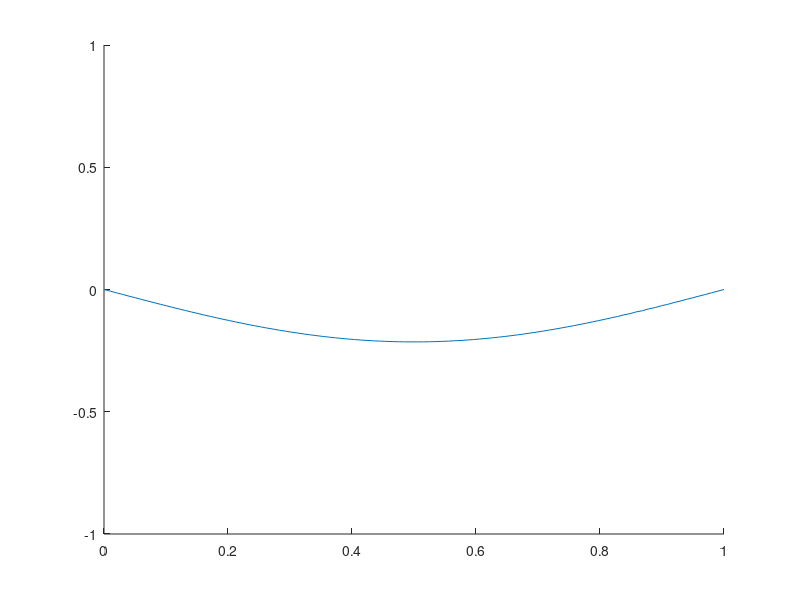

This figure's MATLAB source:
function wavesim
%Simulation of a Sine Wave oscillating with the Wave Equation in Discrete Space
%Breaks up a "String" into chunks and simulates the movement of the
%discrete chunks using ODE45.
%Inputs: None, Outputs: None
%
%by Nick Eyre (neyre@students.olin.edu) - May 1, 2012

%System Parameters
n = 100;    %Number of "Chunks"
l = 1;      %Length of String
lambda = 1;      %Lambda
tension = 2;    %Tension
A = 1;          %Amplitude
humps = 1;      %Humps in Wave

%Simulation Parameters
TimeStep = .025;
SimTime = 20;
pause_after_frame = 1;

%Set Initial Conditions and define h(x,0) and h_dot(x,0)
X = linspace(0,l,n)';   %Column Vector of X Positions of "Chunks"
Hi = A*sin(humps*pi*X/l);
Vi = zeros(n,1);        %Column Vector of Initial Velcities of "Chunks"
Lambda = lambda*ones(n,1);

%Run Simulation & Animate
Initial = [Hi;Vi];
Time = [0:TimeStep:SimTime];
[T,U]=ode45(@diffeq,Time,Initial);
animate(T,U);

function out=diffeq(T,U)
%Calculates Differential Equations for the Wave
    %Unpack Input Vector
    H = U(1:n);
    V = U(n+1:end);

    %Setup Derivative Vectors
    H_Dot = V;
    V_Dot = zeros(n,1);
    
    %Calculate Second Derivatives
    for i=[2:n-1]
        V_Dot(i)=tension/Lambda(i)*(H(i-1)-2*H(i)+H(i+1))/(l/n)^2;
    end

    %Return Output Vector
    out = [H_Dot;V_Dot];      
end

function animate(T,U)
    %Unpack Input Vector
    H = U(:,1:n);
        
    %Set Axes
    minmax = abs(max(max(H)));
    minmax = [0,l,-minmax,minmax];
        
        %Steps Through Each Time Step and Plot Frame
        for i=1:length(T)
            
            %Setup Graph
            clf;
            axis(minmax);
            hold on;
            
            plot(X,H(i,:));
            
            %If Pause is Enabled, Pause Between Frames
            if(pause_after_frame == 1)
                pause
            end
            
            %Draw Frame of Animation
            drawnow;
        end
    end

end